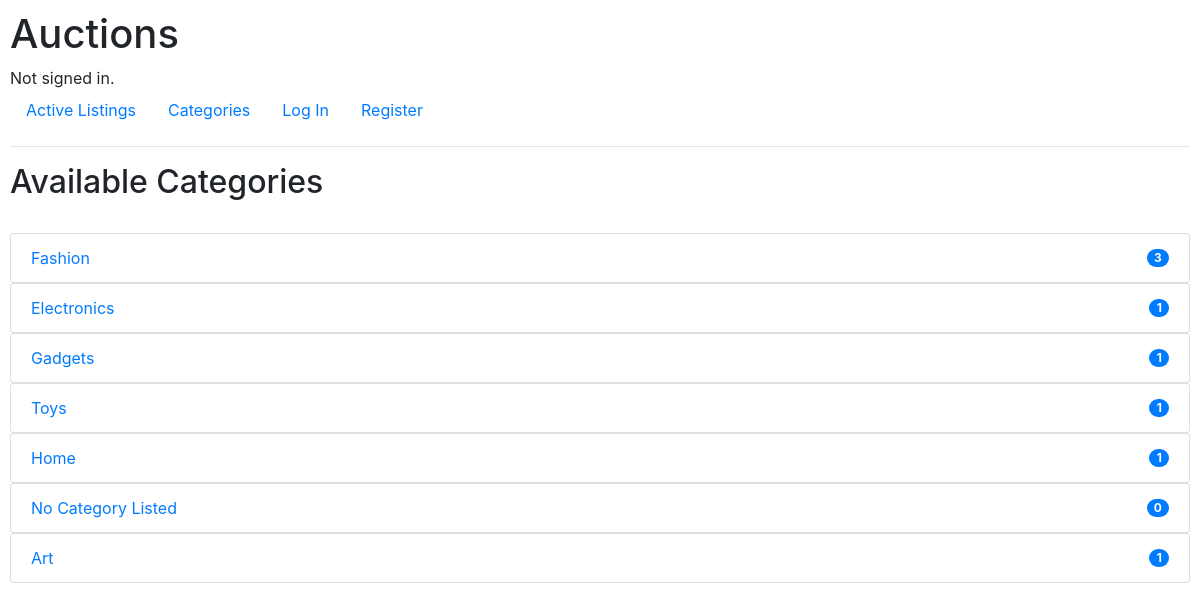
/listings/categories, run on the app's committed database.
### auctions/models.py (models this page shows)
class Category(models.Model):
    title = models.CharField(max_length=64)
    def __str__(self):
        return f"{self.title}"

### auctions/views.py (the view)
# urls.py: path("listings/categories", views.categories, name="categories"),
def categories(request):
    print("Loading the available categories.")
    categories = Category.objects.all()
    return render(request, "auctions/categories.html", {
        "categories": categories
    })

### auctions/templates/auctions/categories.html
{% extends "auctions/layout.html" %}
{% block body %}
    <h2>Available Categories</h2>
    <br />
    {% for category in categories %}
        <div>
                <ul class="list-group">
                    <li class="list-group-item d-flex justify-content-between align-items-center">
                      <a href="{% url 'category_details' category.id %}" >{{ category }}</a>
                      <span class="badge badge-primary badge-pill">{{ category.listings.count }}</span>
                    </li>
                </ul>
        </div>
        {% empty %}
            <div><h4>There are currently no categories to display.</h4></div>
    {% endfor %}
{% endblock %}

### auctions/static/auctions/styles.css (style rules this page uses)
body { padding: 10px; }

### data on the page
Category: title "Fashion", listings.count "3"
Category: title "Electronics", listings.count "1"
Category: title "Gadgets", listings.count "1"
Category: title "Toys", listings.count "1"
Category: title "Home", listings.count "1"
Category: title "No Category Listed", listings.count "0"
Category: title "Art", listings.count "1"
